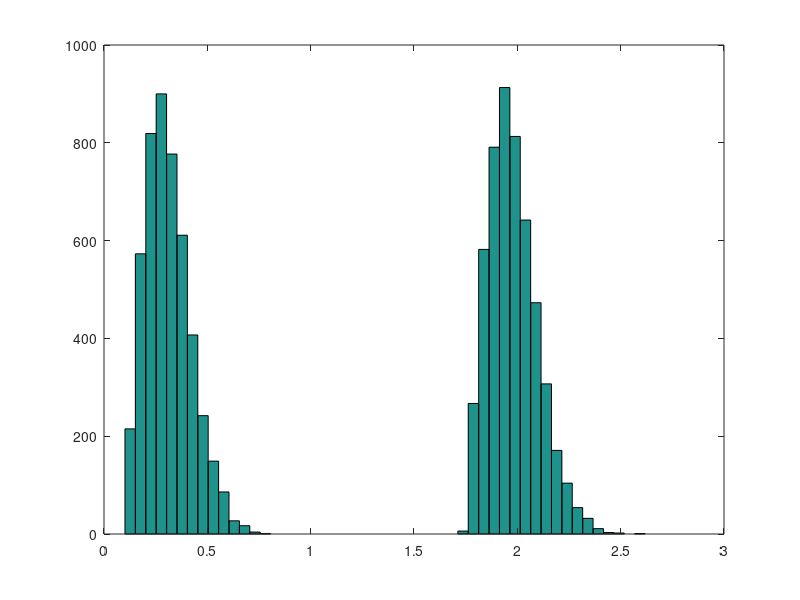
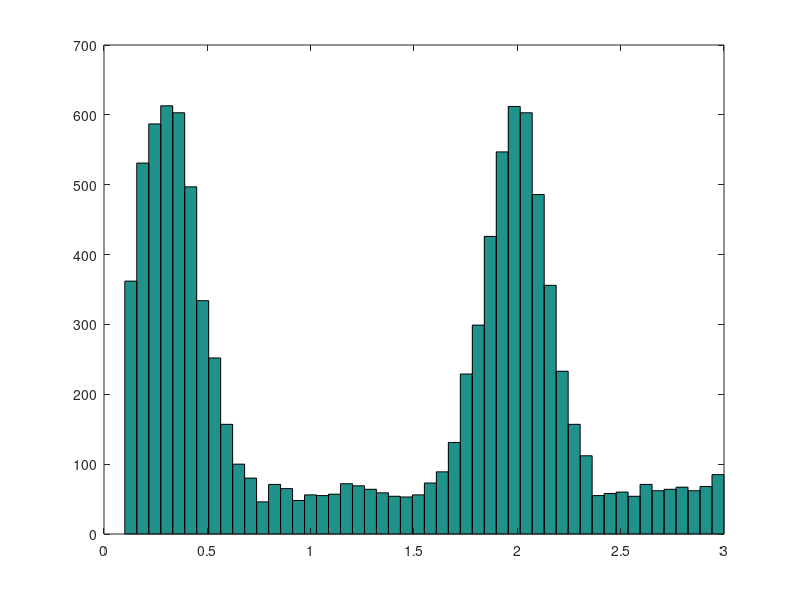
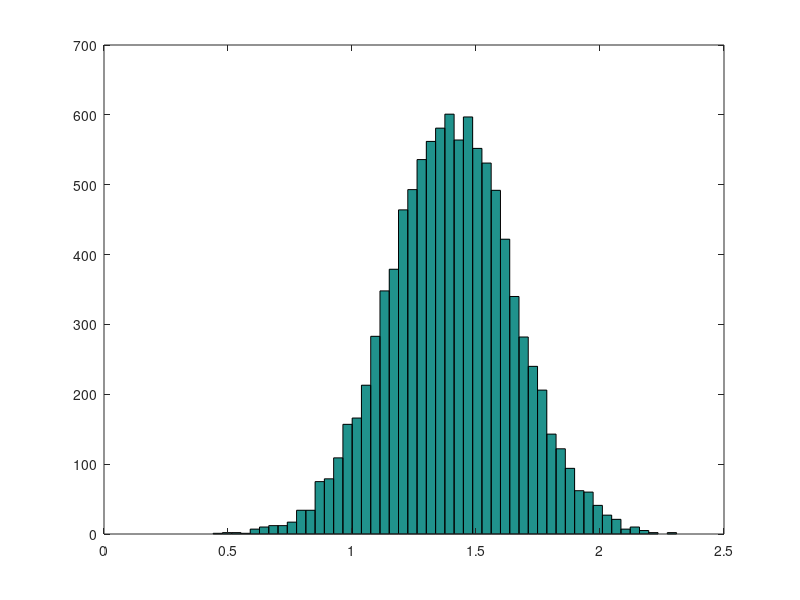
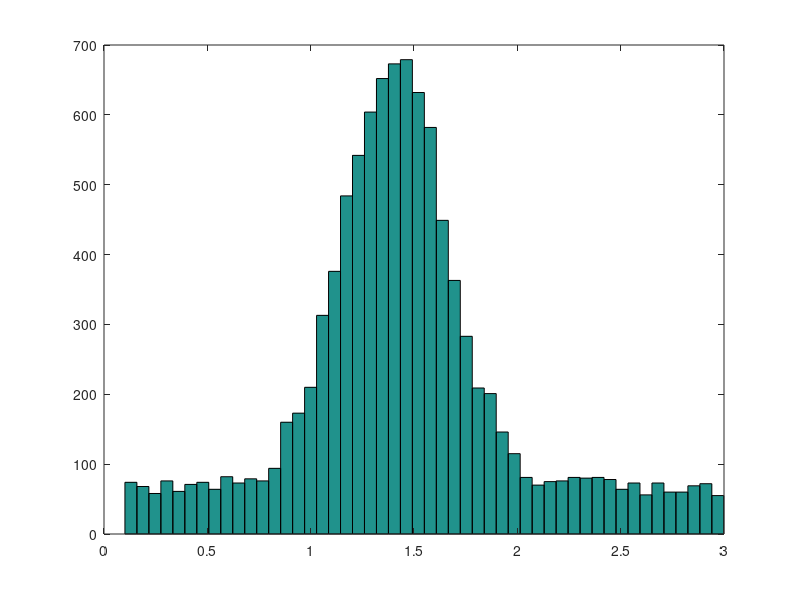

Here is the MATLAB script that generated these plots, in order:
%% Shadlen bimodal failure distribution

NumTrials = 10000;
ITIs1 = random('Rayleigh',1/6,1,NumTrials) + 0.1;
ITIs2 = random('Rayleigh',1/sqrt(30),1,NumTrials) + 1.75;
rr = round(rand(1,NumTrials));
ITIs = rr .* ITIs1 + (1 - rr) .* ITIs2;
ITIMin = min(ITIs);
ITIMax = max(ITIs);

figure
hist(ITIs,50)

%% My bimodal failure distribution

NumTrials = 10000;
ITIMin = 0.1;
ITIMax = 3;
mng1 = 0.3;   % parameters for the Gaussians
mng2 = 2;
sdg = 0.15;
% ITIMin = 0.1;
% ITIMax = 3;
% mng1 = 0.3;   % parameters for the Gaussians
% mng2 = 2;
% sdg = 0.05;
pmx1 = 0.35;   % mixing probabilities
pmx2 = 0.35;
pmx3 = 1 - pmx1 - pmx2;

ITIs1 = random('Normal',mng1,sdg,1,NumTrials);
while any(ITIs1>ITIMax) | any(ITIs1<ITIMin)
    inx = ITIs1 > ITIMax  | ITIs1 < ITIMin;
    ITIs1(inx) = random('Normal',mng1,sdg,1,sum(inx));
end
ITIs2 = random('Normal',mng2,sdg,1,NumTrials);
while any(ITIs2>ITIMax) | any(ITIs2<ITIMin)
    inx = ITIs2 > ITIMax  | ITIs2 < ITIMin;
    ITIs2(inx) = random('Normal',mng2,sdg,1,sum(inx));
end
ITIs3 = random('Uniform',ITIMin,ITIMax,1,NumTrials);
prr = rand(1,NumTrials);
rr = zeros(3,NumTrials);
rr(1,prr<pmx1) = 1;
rr(2,prr>=pmx1&prr<(pmx1+pmx2)) = 1;
rr(3,prr>=(pmx1+pmx2)) = 1;
ITIs = rr(1,:) .* ITIs1 + rr(2,:) .* ITIs2 + rr(3,:) .* ITIs3;
ITIMin = min(ITIs);
ITIMax = max(ITIs);

figure
hist(ITIs,50)

%% My unimodal failure distribution

NumTrials = 10000;
ITIMin = 0.1;
ITIMax = 3;
mng = 1.4;   % parameters for the Gaussian
sdg = 0.25;

ITIs = random('Normal',mng,sdg,1,NumTrials);
while any(ITIs>ITIMax) | any(ITIs<ITIMin)
    inx = ITIs > ITIMax  | ITIs < ITIMin;
    ITIs(inx) = random('Normal',mng,sdg,1,sum(inx));
end

figure
hist(ITIs,50)

%% My unimodal failure distribution #2

NumTrials = 10000;
ITIMin = 0.1;
ITIMax = 3;
mng = 1.4;   % parameters for the Gaussian
sdg = 0.25;
pmx1 = 0.65;   % mixing probabilities
pmx2 = 1 - pmx1;

ITIs1 = random('Normal',mng,sdg,1,NumTrials);
while any(ITIs1>ITIMax) | any(ITIs1<ITIMin)
    inx = ITIs1 > ITIMax  | ITIs1 < ITIMin;
    ITIs1(inx) = random('Normal',mng,sdg,1,sum(inx));
end
ITIs2 = random('Uniform',ITIMin,ITIMax,1,NumTrials);
prr = rand(1,NumTrials);
rr = zeros(2,NumTrials);
rr(1,prr<pmx1) = 1;
rr(2,prr>=pmx1) = 1;
ITIs = rr(1,:) .* ITIs1 + rr(2,:) .* ITIs2;
ITIMin = min(ITIs);
ITIMax = max(ITIs);

figure
hist(ITIs,50)

%% My exponential failure distribution

ITIMean = 1.4;
ITIMin = 0.1;
ITIMax = 5;
NumTrials = 10000;

ITIMean2 = ITIMean - ITIMin;
ITIMax2 = ITIMax - ITIMin;

temp = exprnd(ITIMean2,1,NumTrials);
while any(temp>ITIMax2)
    inx = temp > ITIMax2;
    temp(inx) = exprnd(ITIMean2,1,sum(inx));
end
temp = temp + ITIMin;
ITIs = temp;

%% Failure density function

dt = 0.05;
times = ITIMin-dt:dt:ITIMax+dt;
cnts = (times(1:end-1) + times(2:end)) / 2;
ft = histc(ITIs,times);
ft = ft(1:end-1);
ft = ft / sum(ft);
figure
bar(cnts,ft)

%% Hazard rate

Ft = cumsum(ft);
Rt = 1 - Ft;
ht = (Rt(1:end-1) - Rt(2:end)) ./ (dt * Rt(1:end-1));
figure
plot(cnts(1:end-1),ht)

%% Subjective hazard rate

% Convolution of the failure density function with a time-dependent Gaussian
Phi = 0.26;
% Phi = 0.36;
intfg = zeros(size(cnts));
tau = cnts;
cntr = 1;   % counter
cnts2 = [cnts cnts(end)+dt:dt:cnts(end)+5000*dt];
for t = cnts2
    fg = ft .* exp(-(tau-t).^2/(2*Phi^2*t^2));
    intfg(cntr) = sum(fg*dt);
    cntr = cntr + 1;
end
fwt = 1 ./ (Phi * cnts2 * sqrt(2*pi)) .* intfg;
fwt = fwt / sum(fwt);

% Subjective hazard rate
Fwt = cumsum(fwt);
Rwt = 1 - Fwt;
hwt = (Rwt(1:end-1) - Rwt(2:end)) ./ (dt * Rwt(1:end-1));
figure
plot(cnts2(1:end-1),hwt)
xlim([0 3])